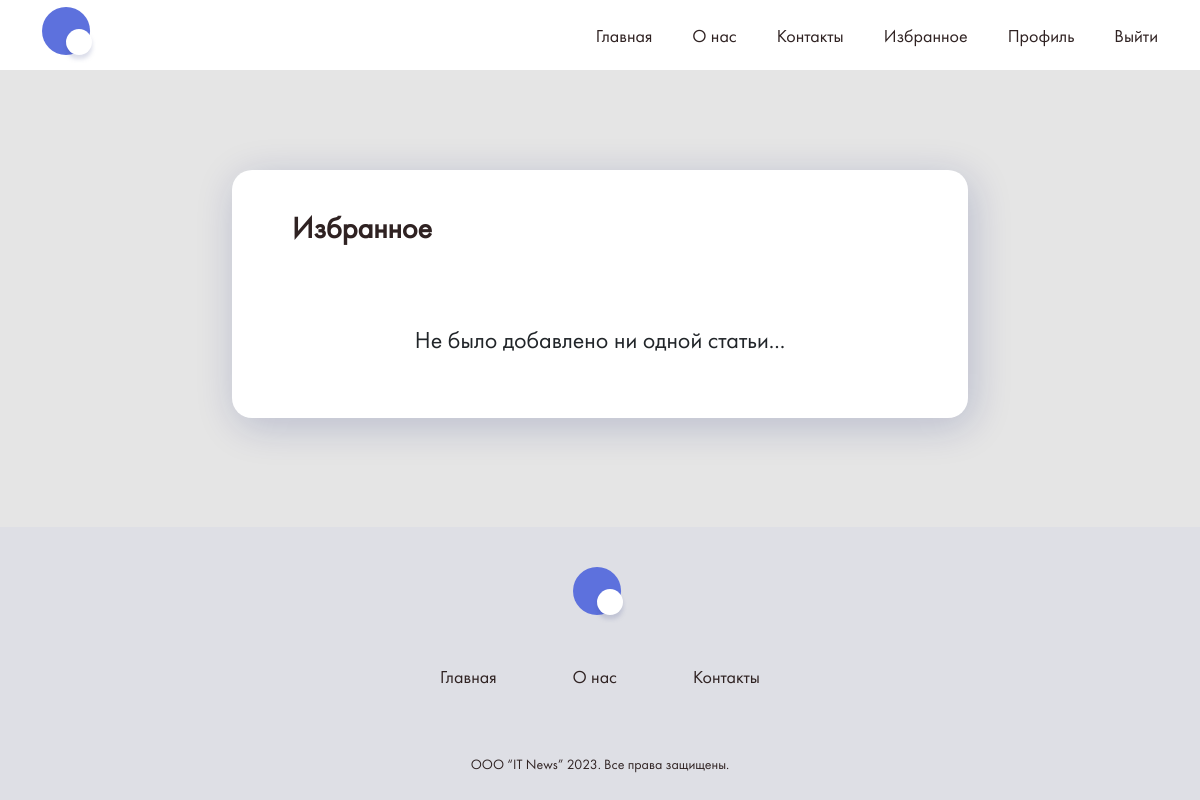
The page /articles/favourite/ (signed in) on the database as committed earlier.
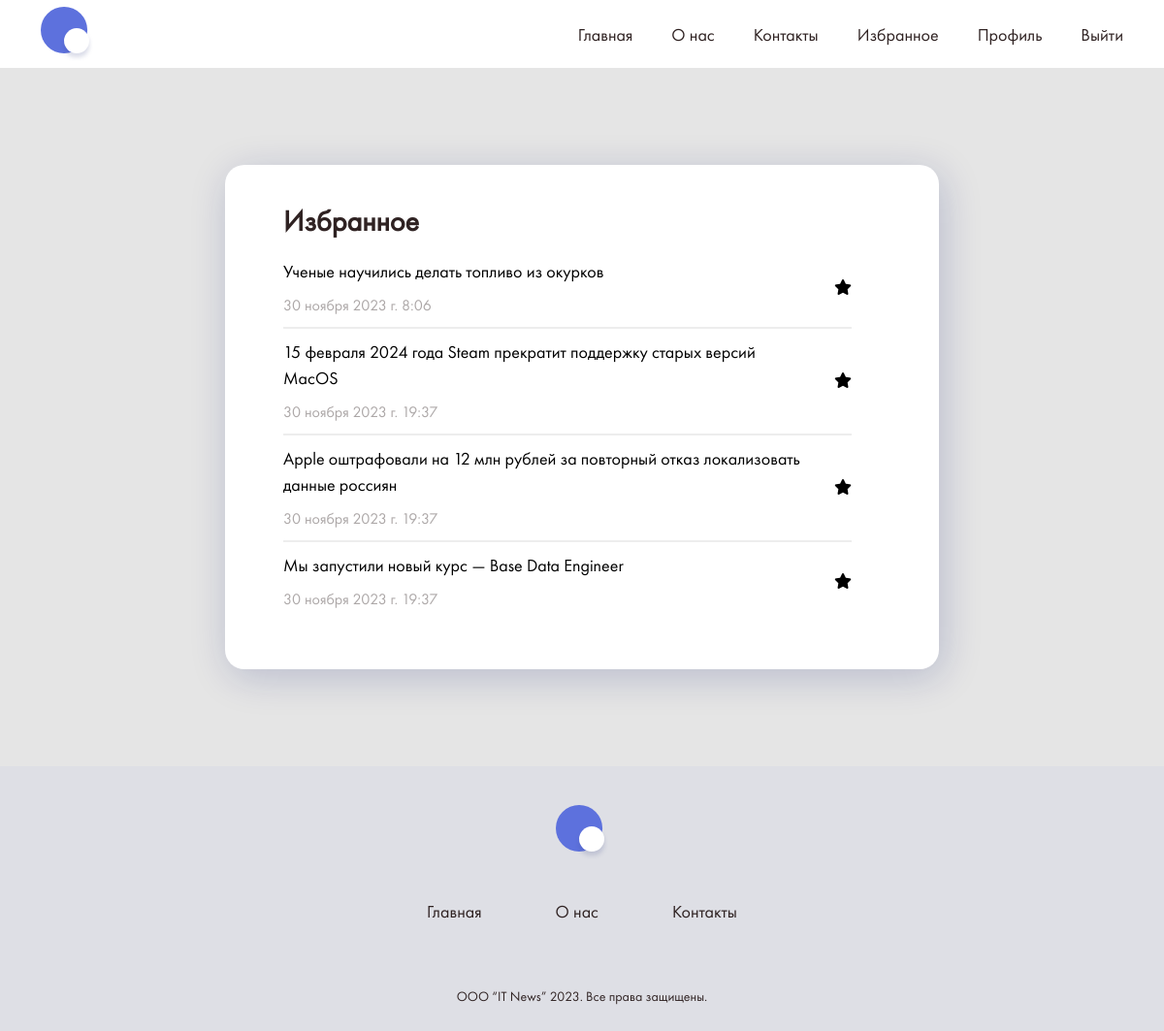
The same page on the database as committed later.
### articles/models.py (models this page shows, shortened)
class FavouriteArticle(models.Model):
    class Meta:
        verbose_name = "Избранная статья"
        verbose_name_plural = "Избранные статьи"
    user = models.ForeignKey(to=User, on_delete=models.CASCADE)
    article = models.ForeignKey(to=Article, on_delete=models.CASCADE)

class Article(models.Model):
    class Meta:
        verbose_name = "Статья"
        verbose_name_plural = "Статьи"
    title = models.CharField(max_length=150)
    information = models.TextField()
    image = models.ImageField(null=True, blank=True)
    dateTime = models.DateTimeField(auto_now_add=True)
    category = models.ForeignKey(to=ArticleCategory, on_delete=models.PROTECT)

### articles/views.py (the view)
# urls.py: path('favourite/', favourite, name='favourite'),
def favourite(request):
    favourites = FavouriteArticle.objects.filter(user=request.user).order_by('-id')
    context = {
        "favourites": favourites
    }
    return render(request, 'articles/favourite.html', context=context)

### articles/templates/articles/favourite.html (shortened to what this page needs)
{% extends 'articles/base.html' %}
{% load static %}
{% block css %}
    <link rel="stylesheet" href="{% static 'css/favourite.css' %}">
{% endblock %}
{% block main %}
    <div class="container">
        <div class="row justify-content-center">
            <div class="col-lg-8 col-12 align-self-center">
                <div class="favourite-content">
                    <h2><b>Избранное</b></h2>
                    {% if favourites %}
                        <div class="favourite-list">
                            {% for favourite in favourites %}
                                <div class="favourite-item">
                                    <div class="favourite-item-wrapper">
                                        <a class="favourite-info" href="{% url 'articles:article' favourite.article.id %}">
                                            <div>
                                                <div class="article">{{ favourite.article.title }}</div>
                                                <div class="date">{{ favourite.article.dateTime }}</div>
                                            </div>
                                        </a>
                                        <a href="{% url 'articles:favourite_remove' favourite.id %}"><i
                                                class="fa-solid fa-star"></i></a>
                                    </div>
                                </div>
                            {% endfor %}
                        </div>
                    {% else %}
                        <div class="favourite-empty">
                            <div>Не было добавлено ни одной статьи...</div>
                        </div>
                    {% endif %}
                </div>
            </div>
        </div>
    </div>
{% endblock %}

### articles/templates/articles/base.html (shortened to what this page needs)
{% load static %}
<!DOCTYPE html>
<html lang="ru">
<head>
    <link href="https://cdn.jsdelivr.net/npm/bootstrap@5.1.3/dist/css/bootstrap.min.css" rel="stylesheet"
>
    <link rel="stylesheet" href="{% static 'css/base.css' %}">
    {% block css %}{% endblock %}
</head>
<body>
<div class="wrapper">
    <div class="top">
        <header>
            <div class="container">
                <div class="row justify-content-between">
                    <div class="col-1 align-self-center">
                        <a href="{% url 'index' %}"><img src="{% static 'image/logo.svg' %}" alt=""></a>
                    </div>
                    <div class="col-auto align-self-center">
                        <nav class="nav__pages">
                            <ul class="list__pages">
                                <li><a href="{% url 'index' %}">Главная</a></li>
                                <li><a href="{% url 'group' %}">О нас</a></li>
                                <li><a href="{% url 'contact' %}">Контакты</a></li>
                                {% if user.is_authenticated %}
                                    {% if user.is_superuser %}
                                        <li><a href="{% url 'admin:index' %}">Админ-панель</a></li>
                                    {% else %}
                                        <li><a href="{% url 'articles:favourite' %}">Избранное</a></li>
                                        <li><a href="{% url 'profile' %}">Профиль</a></li>
                                    {% endif %}
                                    <li><a href="{% url 'logout' %}">Выйти</a></li>
                                {% else %}
                                    <li><a href="{% url 'login' %}">Войти</a></li>
                                {% endif %}
                            </ul>
                        </nav>
                    </div>
                </div>
            </div>
        </header>
        {% block main %}{% endblock %}
    </div>
    <footer>
        <div class="container">
            <div class="row justify-content-center">
                <div class="col-2 footer__logo">
                    <a href="{% url 'index' %}"><img src="{% static 'image/logo.svg' %}" alt=""></a>
                </div>
            </div>
            <div class="row justify-content-center">
                <div class="col-4 align-self-center">
                    <nav class="nav__pages footer">
                        <ul class="list__pages">
                            <li><a href="{% url 'index' %}">Главная</a></li>
                            <li><a href="{% url 'group' %}">О нас</a></li>
                            <li><a href="{% url 'contact' %}">Контакты</a></li>
                        </ul>
                    </nav>
                </div>
            </div>
            <div class="row justify-content-center">
                <div class="col-4 mobile_format__rights">
                    <div class="all__rights">ООО “IT News” 2023. Все права защищены.</div>
                </div>
            </div>
        </div>
    </footer>
</div>
</body>
</html>

### static/css/base.css (style rules this page uses)
.col-auto.align-self-center { position: relative; }
.nav__pages.footer { display: block; }
body { background: #E5E5E5; font-family: 'Futura PT'; }
.wrapper { display: flex; flex-direction: column; justify-content: space-between; min-height: 100vh; }
.top { flex-grow: 1; }
a { text-decoration: none; }
nav a { font-size: 18px; color: #2F2222; }
header { padding: 7px 0; background: #FFFF; }
.nav__pages .list__pages { margin: 0; padding: 0; display: flex; justify-content: space-around; flex-wrap: nowrap; gap: 40px; }
.nav__pages .list__pages li { display: inline; margin: 0 auto; white-space: nowrap; }
footer { background: rgba(93, 113, 221, 0.05); height: 273px; }
.footer__logo { text-align: center; margin: 40px 0; }
.all__rights { margin-top: 64px; text-align: center; font-size: 14px; color: #2F2222; }

### static/css/favourite.css (style rules this page uses)
.favourite-content { max-width: 800px; margin: 100px auto; background: #FFFFFF; box-shadow: 4px 8px 40px rgba(8, 24, 111, 0.2); border-radius: 20px; padding: 0px 60px 60px 60px; }
h2 { font-size: 30px; color: #2F2222; padding-top: 40px; margin-bottom: 20px; }
.favourite-list { max-height: 610px; overflow-y: auto; }
.favourite-list:last-child::after { display: none; }
.favourite-item { padding-right: 30px; }
.favourite-item .article { transition: color .1s linear; font-size: 18px; }
.favourite-item a { color: black; text-decoration: none; }
.favourite-item .favourite-info { width: 100%; }
.favourite-item .date { margin-top: 10px; color: rgba(47, 34, 34, .4); display: inline-block; }
.favourite-item::after { content: ''; display: block; width: 100%; height: 1px; border: 1px solid #ededed; margin: 10px 0; }
.favourite-item:last-child::after { display: none; }
.favourite-item-wrapper { display: flex; flex-direction: row; justify-content: space-between; align-items: center; gap: 30px; }

Rows that differ between the two databases and show on the page:
added FavouriteArticle: article "Ученые научились делать топливо из окурков", article.dateTime "30 ноября 2023 г. 8:06"
added FavouriteArticle: article "15 февраля 2024 года Steam прекратит поддержку старых версий MacOS", article.dateTime "30 ноября 2023 г. 19:37"
added FavouriteArticle: article "Apple оштрафовали на 12 млн рублей за повторный отказ локализовать данные россиян", article.dateTime "30 ноября 2023 г. 19:37"
added FavouriteArticle: article "Мы запустили новый курс — Base Data Engineer", article.dateTime "30 ноября 2023 г. 19:37"
Other text that changed with them:
text no longer shown: "Не было добавлено ни одной статьи..."
